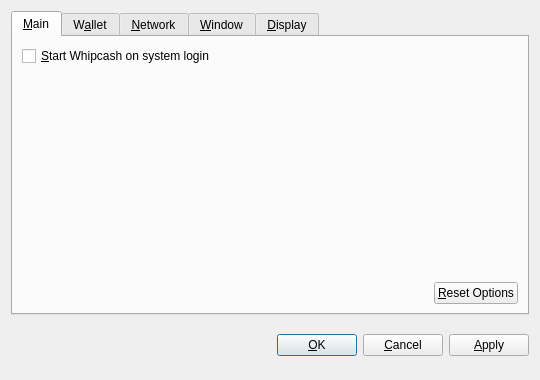
<?xml version="1.0" encoding="UTF-8"?>
<ui version="4.0">
 <class>OptionsDialog</class>
 <widget class="QDialog" name="OptionsDialog">
  <property name="geometry">
   <rect>
    <x>0</x>
    <y>0</y>
    <width>540</width>
    <height>380</height>
   </rect>
  </property>
  <property name="windowTitle">
   <string>Options</string>
  </property>
  <property name="modal">
   <bool>true</bool>
  </property>
  <layout class="QVBoxLayout" name="verticalLayout">
   <item>
    <widget class="QTabWidget" name="tabWidget">
     <property name="tabPosition">
      <enum>QTabWidget::North</enum>
     </property>
     <property name="currentIndex">
      <number>0</number>
     </property>
     <widget class="QWidget" name="tabMain">
      <attribute name="title">
       <string>&amp;Main</string>
      </attribute>
      <layout class="QVBoxLayout" name="verticalLayout_Main">
       <item>
        <widget class="QCheckBox" name="bitcoinAtStartup">
         <property name="toolTip">
          <string>Automatically start Whipcash after logging in to the system.</string>
         </property>
         <property name="text">
          <string>&amp;Start Whipcash on system login</string>
         </property>
        </widget>
       </item>
       <item>
        <spacer name="verticalSpacer_Main">
         <property name="orientation">
          <enum>Qt::Vertical</enum>
         </property>
         <property name="sizeHint" stdset="0">
          <size>
           <width>20</width>
           <height>40</height>
          </size>
         </property>
        </spacer>
       </item>
       <item>
        <layout class="QHBoxLayout" name="horizontalLayout_2_Main">
         <item>
          <spacer name="horizontalSpacer_2_Main">
           <property name="orientation">
            <enum>Qt::Horizontal</enum>
           </property>
           <property name="sizeHint" stdset="0">
            <size>
             <width>40</width>
             <height>20</height>
            </size>
           </property>
          </spacer>
         </item>
         <item>
          <widget class="QPushButton" name="resetButton">
           <property name="toolTip">
            <string>Reset all client options to default.</string>
           </property>
           <property name="text">
            <string>&amp;Reset Options</string>
           </property>
           <property name="autoDefault">
            <bool>false</bool>
           </property>
          </widget>
         </item>
        </layout>
       </item>
      </layout>
     </widget>
     <widget class="QWidget" name="tabWallet">
      <attribute name="title">
       <string>W&amp;allet</string>
      </attribute>
      <layout class="QVBoxLayout" name="verticalLayout_Network">
       <item>
        <widget class="QLabel" name="transactionFeeInfoLabel">
         <property name="text">
          <string>Optional transaction fee per kB that helps make sure your transactions are processed quickly. Most transactions are 1 kB.</string>
         </property>
         <property name="textFormat">
          <enum>Qt::PlainText</enum>
         </property>
         <property name="wordWrap">
          <bool>true</bool>
         </property>
        </widget>
       </item>
       <item>
        <layout class="QHBoxLayout" name="horizontalLayout_1_Main">
         <item>
          <widget class="QLabel" name="transactionFeeLabel">
           <property name="text">
            <string>Pay transaction &amp;fee</string>
           </property>
           <property name="textFormat">
            <enum>Qt::PlainText</enum>
           </property>
           <property name="buddy">
            <cstring>transactionFee</cstring>
           </property>
          </widget>
         </item>
         <item>
          <widget class="BitcoinAmountField" name="transactionFee"/>
         </item>
         <item>
          <spacer name="horizontalSpacer_1_Main">
           <property name="orientation">
            <enum>Qt::Horizontal</enum>
           </property>
           <property name="sizeHint" stdset="0">
            <size>
             <width>40</width>
             <height>20</height>
            </size>
           </property>
          </spacer>
         </item>
        </layout>
       </item>
       <item>
        <widget class="QLabel" name="label">
         <property name="text">
          <string>If you disable the spending of unconfirmed change, the change from a transaction cannot be used until that transaction has at least one confirmation. This also affects how your balance is computed.</string>
         </property>
         <property name="wordWrap">
          <bool>true</bool>
         </property>
        </widget>
       </item>
       <item>
        <widget class="QCheckBox" name="spendZeroConfChange">
         <property name="text">
          <string>Spend unconfirmed change  (experts only)</string>
         </property>
        </widget>
       </item>
       <item>
        <spacer name="verticalSpacer">
         <property name="orientation">
          <enum>Qt::Vertical</enum>
         </property>
         <property name="sizeHint" stdset="0">
          <size>
           <width>20</width>
           <height>40</height>
          </size>
         </property>
        </spacer>
       </item>
      </layout>
     </widget>
     <widget class="QWidget" name="tabNetwork">
      <attribute name="title">
       <string>&amp;Network</string>
      </attribute>
      <layout class="QVBoxLayout" name="verticalLayout_Network">
       <item>
        <widget class="QCheckBox" name="mapPortUpnp">
         <property name="toolTip">
          <string>Automatically open the Whipcash client port on the router. This only works when your router supports UPnP and it is enabled.</string>
         </property>
         <property name="text">
          <string>Map port using &amp;UPnP</string>
         </property>
        </widget>
       </item>
       <item>
        <widget class="QCheckBox" name="connectSocks">
         <property name="toolTip">
          <string>Connect to the Whipcash network through a SOCKS proxy (e.g. when connecting through Tor).</string>
         </property>
         <property name="text">
          <string>&amp;Connect through SOCKS proxy:</string>
         </property>
        </widget>
       </item>
       <item>
        <layout class="QHBoxLayout" name="horizontalLayout_Network">
         <item>
          <widget class="QLabel" name="proxyIpLabel">
           <property name="text">
            <string>Proxy &amp;IP:</string>
           </property>
           <property name="textFormat">
            <enum>Qt::PlainText</enum>
           </property>
           <property name="buddy">
            <cstring>proxyIp</cstring>
           </property>
          </widget>
         </item>
         <item>
          <widget class="QValidatedLineEdit" name="proxyIp">
           <property name="maximumSize">
            <size>
             <width>140</width>
             <height>16777215</height>
            </size>
           </property>
           <property name="toolTip">
            <string>IP address of the proxy (e.g. 127.0.0.1)</string>
           </property>
          </widget>
         </item>
         <item>
          <widget class="QLabel" name="proxyPortLabel">
           <property name="text">
            <string>&amp;Port:</string>
           </property>
           <property name="textFormat">
            <enum>Qt::PlainText</enum>
           </property>
           <property name="buddy">
            <cstring>proxyPort</cstring>
           </property>
          </widget>
         </item>
         <item>
          <widget class="QLineEdit" name="proxyPort">
           <property name="maximumSize">
            <size>
             <width>55</width>
             <height>16777215</height>
            </size>
           </property>
           <property name="toolTip">
            <string>Port of the proxy (e.g. 9050)</string>
           </property>
          </widget>
         </item>
         <item>
          <widget class="QLabel" name="socksVersionLabel">
           <property name="text">
            <string>SOCKS &amp;Version:</string>
           </property>
           <property name="textFormat">
            <enum>Qt::PlainText</enum>
           </property>
           <property name="buddy">
            <cstring>socksVersion</cstring>
           </property>
          </widget>
         </item>
         <item>
          <widget class="QValueComboBox" name="socksVersion">
           <property name="toolTip">
            <string>SOCKS version of the proxy (e.g. 5)</string>
           </property>
          </widget>
         </item>
         <item>
          <spacer name="horizontalSpacer_Network">
           <property name="orientation">
            <enum>Qt::Horizontal</enum>
           </property>
           <property name="sizeHint" stdset="0">
            <size>
             <width>40</width>
             <height>20</height>
            </size>
           </property>
          </spacer>
         </item>
        </layout>
       </item>
       <item>
        <spacer name="verticalSpacer_Network">
         <property name="orientation">
          <enum>Qt::Vertical</enum>
         </property>
         <property name="sizeHint" stdset="0">
          <size>
           <width>20</width>
           <height>40</height>
          </size>
         </property>
        </spacer>
       </item>
      </layout>
     </widget>
     <widget class="QWidget" name="tabWindow">
      <attribute name="title">
       <string>&amp;Window</string>
      </attribute>
      <layout class="QVBoxLayout" name="verticalLayout_Window">
       <item>
        <widget class="QCheckBox" name="minimizeToTray">
         <property name="toolTip">
          <string>Show only a tray icon after minimizing the window.</string>
         </property>
         <property name="text">
          <string>&amp;Minimize to the tray instead of the taskbar</string>
         </property>
        </widget>
       </item>
       <item>
        <widget class="QCheckBox" name="minimizeOnClose">
         <property name="toolTip">
          <string>Minimize instead of exit the application when the window is closed. When this option is enabled, the application will be closed only after selecting Quit in the menu.</string>
         </property>
         <property name="text">
          <string>M&amp;inimize on close</string>
         </property>
        </widget>
       </item>
       <item>
        <spacer name="verticalSpacer_Window">
         <property name="orientation">
          <enum>Qt::Vertical</enum>
         </property>
         <property name="sizeHint" stdset="0">
          <size>
           <width>20</width>
           <height>40</height>
          </size>
         </property>
        </spacer>
       </item>
      </layout>
     </widget>
     <widget class="QWidget" name="tabDisplay">
      <attribute name="title">
       <string>&amp;Display</string>
      </attribute>
      <layout class="QVBoxLayout" name="verticalLayout_Display">
       <item>
        <layout class="QHBoxLayout" name="horizontalLayout_1_Display">
         <item>
          <widget class="QLabel" name="langLabel">
           <property name="text">
            <string>User Interface &amp;language:</string>
           </property>
           <property name="textFormat">
            <enum>Qt::PlainText</enum>
           </property>
           <property name="buddy">
            <cstring>lang</cstring>
           </property>
          </widget>
         </item>
         <item>
          <widget class="QValueComboBox" name="lang">
           <property name="toolTip">
            <string>The user interface language can be set here. This setting will take effect after restarting Whipcash.</string>
           </property>
          </widget>
         </item>
        </layout>
       </item>
       <item>
        <layout class="QHBoxLayout" name="horizontalLayout_2_Display">
         <item>
          <widget class="QLabel" name="unitLabel">
           <property name="text">
            <string>&amp;Unit to show amounts in:</string>
           </property>
           <property name="textFormat">
            <enum>Qt::PlainText</enum>
           </property>
           <property name="buddy">
            <cstring>unit</cstring>
           </property>
          </widget>
         </item>
         <item>
          <widget class="QValueComboBox" name="unit">
           <property name="toolTip">
            <string>Choose the default subdivision unit to show in the interface and when sending coins.</string>
           </property>
          </widget>
         </item>
        </layout>
       </item>
       <item>
        <widget class="QCheckBox" name="displayAddresses">
         <property name="toolTip">
          <string>Whether to show Whipcash addresses in the transaction list or not.</string>
         </property>
         <property name="text">
          <string>&amp;Display addresses in transaction list</string>
         </property>
        </widget>
       </item>
       <item>
        <widget class="QCheckBox" name="coinControlFeatures">
         <property name="toolTip">
          <string>Whether to show coin control features or not.</string>
         </property>
         <property name="text">
          <string>Display coin &amp;control features (experts only!)</string>
         </property>
        </widget>
       </item>
       <item>
        <spacer name="verticalSpacer_Display">
         <property name="orientation">
          <enum>Qt::Vertical</enum>
         </property>
         <property name="sizeHint" stdset="0">
          <size>
           <width>20</width>
           <height>40</height>
          </size>
         </property>
        </spacer>
       </item>
      </layout>
     </widget>
    </widget>
   </item>
   <item>
    <layout class="QHBoxLayout" name="horizontalLayout_Buttons">
     <item>
      <spacer name="horizontalSpacer_1">
       <property name="orientation">
        <enum>Qt::Horizontal</enum>
       </property>
       <property name="sizeHint" stdset="0">
        <size>
         <width>40</width>
         <height>48</height>
        </size>
       </property>
      </spacer>
     </item>
     <item>
      <widget class="QLabel" name="statusLabel">
       <property name="font">
        <font>
         <weight>75</weight>
         <bold>true</bold>
        </font>
       </property>
       <property name="text">
        <string/>
       </property>
       <property name="textFormat">
        <enum>Qt::PlainText</enum>
       </property>
       <property name="wordWrap">
        <bool>true</bool>
       </property>
      </widget>
     </item>
     <item>
      <spacer name="horizontalSpacer_2">
       <property name="orientation">
        <enum>Qt::Horizontal</enum>
       </property>
       <property name="sizeHint" stdset="0">
        <size>
         <width>40</width>
         <height>48</height>
        </size>
       </property>
      </spacer>
     </item>
     <item>
      <widget class="QPushButton" name="okButton">
       <property name="text">
        <string>&amp;OK</string>
       </property>
      </widget>
     </item>
     <item>
      <widget class="QPushButton" name="cancelButton">
       <property name="text">
        <string>&amp;Cancel</string>
       </property>
       <property name="autoDefault">
        <bool>false</bool>
       </property>
      </widget>
     </item>
     <item>
      <widget class="QPushButton" name="applyButton">
       <property name="text">
        <string>&amp;Apply</string>
       </property>
       <property name="autoDefault">
        <bool>false</bool>
       </property>
      </widget>
     </item>
    </layout>
   </item>
  </layout>
 </widget>
 <customwidgets>
  <customwidget>
   <class>BitcoinAmountField</class>
   <extends>QSpinBox</extends>
   <header>bitcoinamountfield.h</header>
  </customwidget>
  <customwidget>
   <class>QValueComboBox</class>
   <extends>QComboBox</extends>
   <header>qvaluecombobox.h</header>
  </customwidget>
  <customwidget>
   <class>QValidatedLineEdit</class>
   <extends>QLineEdit</extends>
   <header>qvalidatedlineedit.h</header>
  </customwidget>
 </customwidgets>
 <resources/>
 <connections/>
</ui>
